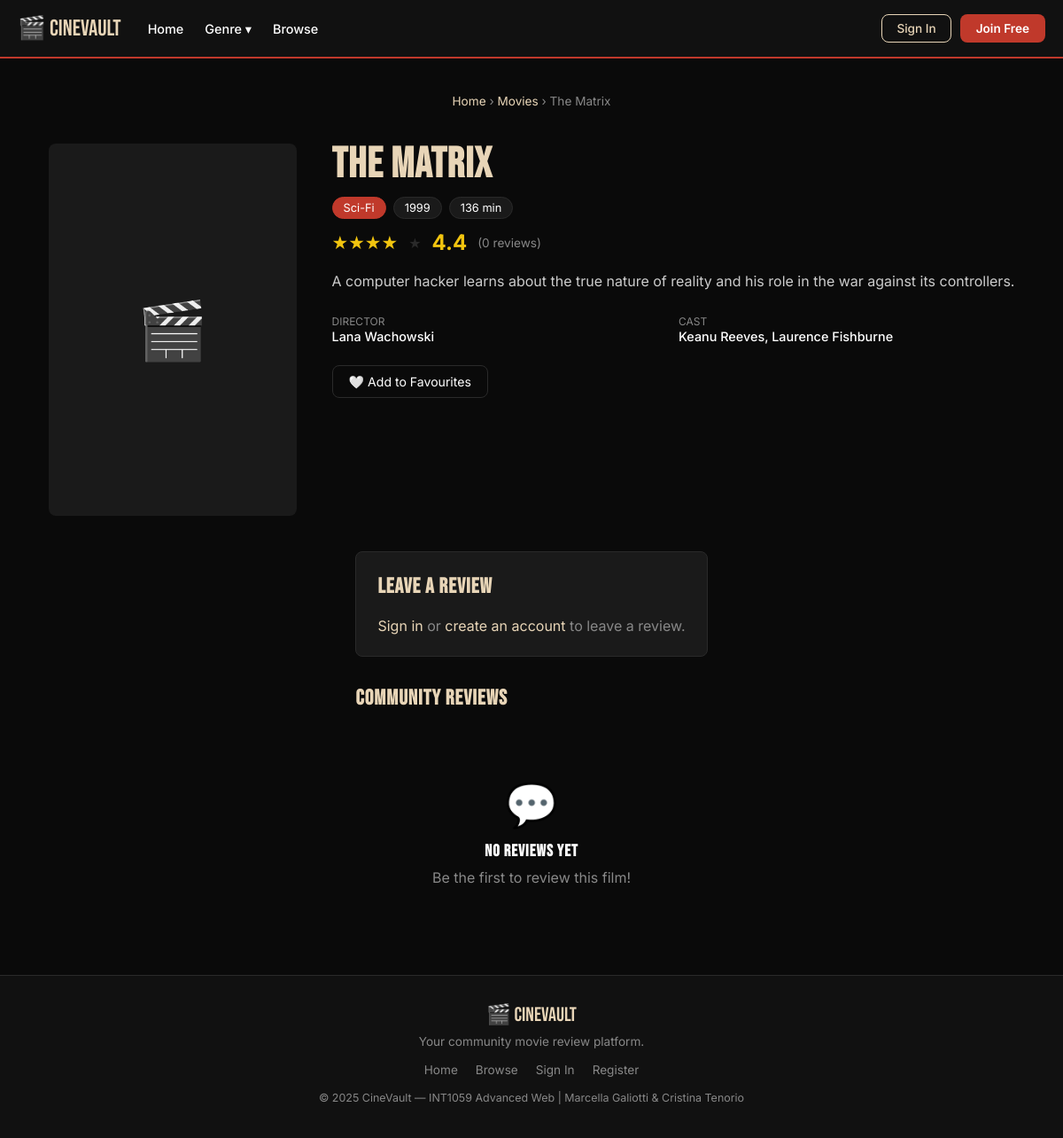
Screenshot of /pages/movie.php?id=8 with the database file from the repository.
### tables this page shows
CREATE TABLE movies (
    id INT AUTO_INCREMENT PRIMARY KEY,
    title VARCHAR(150) NOT NULL,
    year INT,
    genre VARCHAR(100),
    director VARCHAR(100),
    cast_members VARCHAR(255),
    description TEXT,
    poster_url VARCHAR(500),
    duration_min INT,
    rating_avg DECIMAL(3,1) DEFAULT 0,
    created_at TIMESTAMP DEFAULT CURRENT_TIMESTAMP
);

### pages/movie.php (the view, shortened to what this page needs)
<?php
require_once '../includes/db.php';
$id = (int)($_GET['id'] ?? 0);
$movie = mysqli_fetch_assoc(mysqli_query($conn, "SELECT * FROM movies WHERE id = $id"));
$is_fav = false;
$reviews = mysqli_query($conn, "
    SELECT r.*, u.username FROM reviews r
    JOIN users u ON r.user_id = u.id
    WHERE r.movie_id = $id
    ORDER BY r.created_at DESC
");
$review_count = mysqli_num_rows($reviews);
$user_review = null;
?>
<?php include '../includes/header.php'; ?>
<div class="section" style="padding-bottom:0;">
    <p style="color:var(--muted);font-size:0.85rem;">
        <a href="../index.php" style="color:var(--beige);">Home</a> ›
        <a href="search.php" style="color:var(--beige);">Movies</a> ›
        <?= htmlspecialchars($movie['title']) ?>
    </p>
</div>
<div class="detail-hero">
    <div class="detail-poster">
        <?php if ($movie['poster_url']): ?>
            <div class="detail-poster-placeholder" style="display:none;">🎬</div>
        <?php else: ?>
            <div class="detail-poster-placeholder">🎬</div>
        <?php endif; ?>
    </div>
    <div class="detail-info">
        <h1><?= htmlspecialchars($movie['title']) ?></h1>
        <div class="detail-meta">
            <span class="genre-tag"><?= htmlspecialchars($movie['genre']) ?></span>
            <span><?= $movie['year'] ?></span>
            <?php if ($movie['duration_min']): ?>
                <span><?= $movie['duration_min'] ?> min</span>
            <?php endif; ?>
        </div>
        <div class="detail-rating">
            <?php
            $r = round($movie['rating_avg']);
            echo '<span class="stars">' . str_repeat('★', $r) . '</span>';
            echo '<span class="stars-empty">' . str_repeat('★', 5 - $r) . '</span>';
            ?>
            <span class="rating-num"><?= number_format($movie['rating_avg'], 1) ?></span>
            <span class="rating-count">(<?= $review_count ?> review<?= $review_count !== 1 ? 's' : '' ?>)</span>
        </div>
        <p class="detail-desc"><?= htmlspecialchars($movie['description']) ?></p>
        <div class="detail-credits">
            <div class="detail-credit">
                <label>Director</label>
                <p><?= htmlspecialchars($movie['director']) ?></p>
            </div>
            <div class="detail-credit">
                <label>Cast</label>
                <p><?= htmlspecialchars($movie['cast_members']) ?></p>
            </div>
        </div>
        <div style="margin-top:24px;display:flex;gap:12px;flex-wrap:wrap;">
            <?php if (isset($_SESSION['user_id'])): ?>
                <form method="POST">
                    <button type="submit" name="toggle_fav" class="fav-btn <?= $is_fav ? 'active' : '' ?>">
                        <?= $is_fav ? '❤️ Saved to Favourites' : '🤍 Add to Favourites' ?>
                    </button>
                </form>
            <?php else: ?>
                <a href="login.php" class="fav-btn">🤍 Add to Favourites</a>
            <?php endif; ?>
        </div>
    </div>
</div>
<div class="review-section">
    <div class="review-box" style="margin-bottom:32px;">
        <h2>Leave a Review</h2>
        <?php if (isset($_SESSION['user_id'])): ?>
            <form method="POST">
                <p style="margin-bottom:12px;color:var(--muted);font-size:0.88rem;">Rating:</p>
                <div class="star-selector" id="starSelector">
                    <?php for ($i = 5; $i >= 1; $i--): ?>
                        <input type="radio" name="rating" id="star<?= $i ?>" value="<?= $i ?>"
                               <?= ($user_review && $user_review['rating'] == $i) ? 'checked' : '' ?>>
                        <label for="star<?= $i ?>">★</label>
                    <?php endfor; ?>
                </div>
                <div class="form-group">
                    <textarea name="comment" rows="4" placeholder="Share your thoughts about this film..."
                        style="width:100%;padding:11px 14px;background:var(--dark);border:1px solid var(--border);border-radius:8px;color:var(--white);font-size:0.95rem;font-family:inherit;resize:vertical;"><?= htmlspecialchars($user_review['comment'] ?? '') ?></textarea>
                </div>
                <button type="submit" class="btn-primary">
                    <?= $user_review ? 'Update Review' : 'Submit Review' ?>
                </button>
            </form>
        <?php else: ?>
            <p style="color:var(--muted);">
                <a href="login.php" style="color:var(--beige);">Sign in</a> or
                <a href="register.php" style="color:var(--beige);">create an account</a> to leave a review.
            </p>
        <?php endif; ?>
    </div>
    <h2 style="color:var(--beige);margin-bottom:16px;">Community Reviews</h2>
    <?php if ($review_count === 0): ?>
        <div class="empty-state">
            <div class="empty-icon">💬</div>
            <h3>No reviews yet</h3>
            <p>Be the first to review this film!</p>
        </div>
    <?php endif; ?>
</div>
<?php include '../includes/footer.php'; ?>

### css/style.css (style rules this page uses)
*, *::before, *::after { box-sizing: border-box; margin: 0; padding: 0; }
:root { --black: #0a0a0a; --dark: #111111; --card-bg: #1a1a1a; --red: #c0392b; --red-hover: #e74c3c; --beige: #e8d5b7; --beige-dark: #c9b89a; --white: #ffffff; --muted: #888888; --border: #2a2a2a; --radius: 8px; --shadow: 0 4px 20px rgba(0,0,0,0.5); }
body { font-family: 'Inter', sans-serif; background: var(--black); color: var(--white); min-height: 100vh; display: flex; flex-direction: column; }
h1, h2, h3 { font-family: 'Bebas Neue', sans-serif; letter-spacing: 1px; }
a { color: inherit; text-decoration: none; }
.section { max-width: 1200px; margin: 0 auto; padding: 40px 20px; }
.stars { color: #f1c40f; }
.stars-empty { color: var(--border); }
.detail-hero { max-width: 1200px; margin: 40px auto; padding: 0 20px; display: grid; grid-template-columns: 280px 1fr; gap: 40px; }
.detail-poster-placeholder { width: 100%; aspect-ratio: 2/3; background: var(--card-bg); border-radius: var(--radius); display: flex; align-items: center; justify-content: center; font-size: 4rem; }
.detail-info h1 { font-size: 3rem; color: var(--beige); line-height: 1; margin-bottom: 8px; }
.detail-rating { display: flex; align-items: center; gap: 12px; margin: 12px 0; }
.detail-rating .stars { font-size: 1.3rem; }
.detail-rating .rating-num { font-size: 1.5rem; font-weight: 700; color: #f1c40f; }
.detail-rating .rating-count { color: var(--muted); font-size: 0.85rem; }
.detail-meta { display: flex; flex-wrap: wrap; gap: 8px; margin: 12px 0; }
.detail-meta span { background: var(--card-bg); border: 1px solid var(--border); padding: 4px 12px; border-radius: 20px; font-size: 0.8rem; }
.detail-meta .genre-tag { background: var(--red); border-color: var(--red); }
.detail-desc { color: #cccccc; line-height: 1.7; margin: 16px 0; }
.detail-credits { display: grid; grid-template-columns: 1fr 1fr; gap: 12px; margin-top: 20px; }
.detail-credit label { font-size: 0.75rem; color: var(--muted); text-transform: uppercase; }
.detail-credit p { font-size: 0.9rem; font-weight: 500; }
.review-section { max-width: 1200px; margin: 0 auto; padding: 0 20px 40px; }
.review-box { background: var(--card-bg); border: 1px solid var(--border); border-radius: var(--radius); padding: 24px; }
.review-box h2 { color: var(--beige); margin-bottom: 20px; }
.fav-btn { background: transparent; border: 1px solid var(--border); color: var(--white); padding: 9px 18px; border-radius: var(--radius); cursor: pointer; font-size: 0.88rem; transition: all 0.2s; display: inline-flex; align-items: center; gap: 6px; }
.empty-state { text-align: center; padding: 60px 20px; color: var(--muted); }
.empty-state .empty-icon { font-size: 3rem; margin-bottom: 12px; }
.empty-state h3 { color: var(--white); margin-bottom: 8px; }

### rows the page displays
movies: title "The Matrix", genre "Sci-Fi", year "1999", duration_min "136", rating_avg "★★★★", rating_avg "★", rating_avg "4.4", description "A computer hacker learns about the true nature of reality and his role in the war against its controllers.", director "Lana Wachowski", cast_members "Keanu Reeves, Laurence Fishburne"

### other values shown
$review_count "0"
